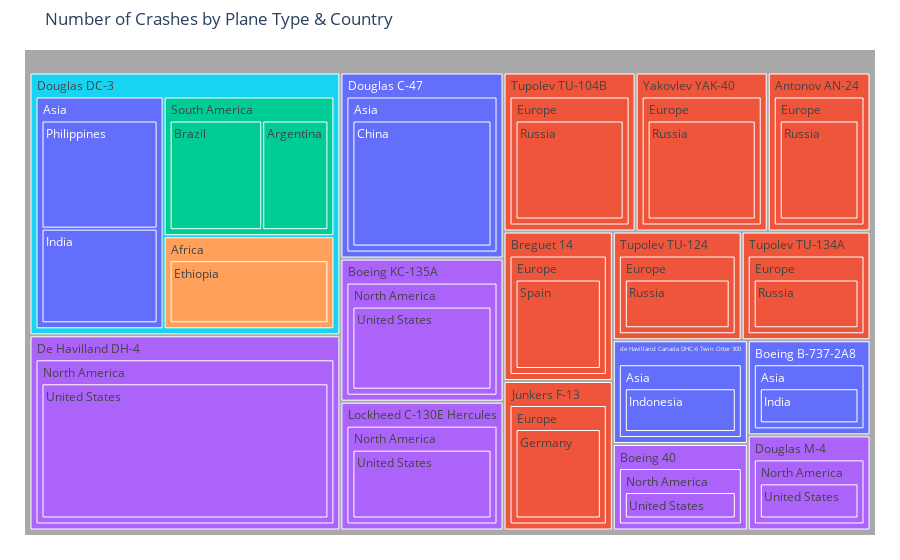

Notebook code for this chart:
### Code cell
fig = px.treemap(type_cont_count_crash, path=['Type', 'Continent' ,'Country'], values='Number of Crashes',
                  color='Continent', hover_data=['Operator'],color_continuous_scale='RdBu',
                  color_continuous_midpoint=np.average(type_cont_count_crash['Number of Crashes'], weights=type_cont_count_crash['Number of Crashes']),
                  title="Number of Crashes by Plane Type & Country")
fig.update_layout(margin = dict(t=50, l=25, r=25, b=25))
fig.update_traces(root_color="darkgrey")
fig.show()

### Figure 1 — Plotly figure (JSON) as saved in the notebook; plotly's stock layout.template omitted (floating-point values rounded to 4 significant figures)
{"data": [{"branchvalues": "total", "customdata": [["Indian Airlines", "Asia"], ["Aeroflot", "Europe"], ["Cruzeiro", "South America"], ["US Aerial Mail Service", "North America"], ["Merpati Nusantara Airlines", "Asia"], ["Aeroflot", "Europe"], ["Deutsche Lufthansa", "Europe"], ["Indian Airlines", "Asia"], ["Boeing Air Transport", "North America"], ["Aeropostale", "Europe"], ["Aeroflot", "Europe"], ["Aeroflot", "Europe"], ["Aeroflot", "Europe"], ["Military - U.S. Air Force", "North America"], ["Aerolineas Argentinas", "South America"], ["Ethiopian Airlines", "Africa"], ["China National Aviation Corporation", "Asia"], ["National Air Transport", "North America"], ["Philippine Air Lines", "Asia"], ["Military - U.S. Air Force", "North America"], ["Ethiopian Airlines", "Africa"], ["Indian Airlines", "Asia"], ["China National Aviation Corporation", "Asia"], ["(?)", "Asia"], ["Merpati Nusantara Airlines", "Asia"], ["Aeroflot", "Europe"], ["Aeropostale", "Europe"], ["Deutsche Lufthansa", "Europe"], ["Aeroflot", "Europe"], ["Aeroflot", "Europe"], ["Aeroflot", "Europe"], ["Aeroflot", "Europe"], ["Boeing Air Transport", "North America"], ["Military - U.S. Air Force", "North America"], ["US Aerial Mail Service", "North America"], ["National Air Transport", "North America"], ["Military - U.S. Air Force", "North America"], ["(?)", "South America"], ["Aeroflot", "Europe"], ["Boeing Air Transport", "North America"], ["Indian Airlines", "Asia"], ["Military - U.S. Air Force", "North America"], ["Aeropostale", "Europe"], ["US Aerial Mail Service", "North America"], ["China National Aviation Corporation", "Asia"], ["(?)", "(?)"], ["National Air Transport", "North America"], ["Deutsche Lufthansa", "Europe"], ["Military - U.S. Air Force", "North America"], ["Aeroflot", "Europe"], ["Aeroflot", "Europe"], ["Aeroflot", "Europe"], ["Aeroflot", "Europe"], ["Merpati Nusantara Airlines", "Asia"]], "domain": {"x": [0, 1], "y": [0, 1]}, "hovertemplate": "labels=%{label}<br>Number of Crashes=%{value}<br>parent=%{parent}<br>id=%{id}<br>Operator=%{customdata[0]}<br>Continent=%{customdata[1]}<extra></extra>", "ids": ["Douglas DC-3/Asia/India", "Antonov AN-24/Europe/Russia", "Douglas DC-3/South America/Brazil", "De Havilland DH-4/North America/United States", "de Havilland Canada DHC-6 Twin Otter 300/Asia/Indonesia", "Yakovlev YAK-40/Europe/Russia", "Junkers F-13/Europe/Germany", "Boeing B-737-2A8/Asia/India", "Boeing 40/North America/United States", "Breguet 14/Europe/Spain", "Tupolev TU-104B/Europe/Russia", "Tupolev TU-124/Europe/Russia", "Tupolev TU-134A/Europe/Russia", "Boeing KC-135A/North America/United States", "Douglas DC-3/South America/Argentina", "Douglas DC-3/Africa/Ethiopia", "Douglas C-47/Asia/China", "Douglas M-4/North America/United States", "Douglas DC-3/Asia/Philippines", "Lockheed C-130E Hercules/North America/United States", "Douglas DC-3/Africa", "Boeing B-737-2A8/Asia", "Douglas C-47/Asia", "Douglas DC-3/Asia", "de Havilland Canada DHC-6 Twin Otter 300/Asia", "Antonov AN-24/Europe", "Breguet 14/Europe", "Junkers F-13/Europe", "Tupolev TU-104B/Europe", "Tupolev TU-124/Europe", "Tupolev TU-134A/Europe", "Yakovlev YAK-40/Europe", "Boeing 40/North America", "Boeing KC-135A/North America", "De Havilland DH-4/North America", "Douglas M-4/North America", "Lockheed C-130E Hercules/North America", "Douglas DC-3/South America", "Antonov AN-24", "Boeing 40", "Boeing B-737-2A8", "Boeing KC-135A", "Breguet 14", "De Havilland DH-4", "Douglas C-47", "Douglas DC-3", "Douglas M-4", "Junkers F-13", "Lockheed C-130E Hercules", "Tupolev TU-104B", "Tupolev TU-124", "Tupolev TU-134A", "Yakovlev YAK-40", "de Havilland Canada DHC-6 Twin Otter 300"], "labels": ["India", "Russia", "Brazil", "United States", "Indonesia", "Russia", "Germany", "India", "United States", "Spain", "Russia", "Russia", "Russia", "United States", "Argentina", "Ethiopia", "China", "United States", "Philippines", "United States", "Africa", "Asia", "Asia", "Asia", "Asia", "Europe", "Europe", "Europe", "Europe", "Europe", "Europe", "Europe", "North America", "North America", "North America", "North America", "North America", "South America", "Antonov AN-24", "Boeing 40", "Boeing B-737-2A8", "Boeing KC-135A", "Breguet 14", "De Havilland DH-4", "Douglas C-47", "Douglas DC-3", "Douglas M-4", "Junkers F-13", "Lockheed C-130E Hercules", "Tupolev TU-104B", "Tupolev TU-124", "Tupolev TU-134A", "Yakovlev YAK-40", "de Havilland Canada DHC-6 Twin Otter 300"], "marker": {"colors": ["#636efa", "#EF553B", "#00cc96", "#ab63fa", "#636efa", "#EF553B", "#EF553B", "#636efa", "#ab63fa", "#EF553B", "#EF553B", "#EF553B", "#EF553B", "#ab63fa", "#00cc96", "#FFA15A", "#636efa", "#ab63fa", "#636efa", "#ab63fa", "#FFA15A", "#636efa", "#636efa", "#636efa", "#636efa", "#EF553B", "#EF553B", "#EF553B", "#EF553B", "#EF553B", "#EF553B", "#EF553B", "#ab63fa", "#ab63fa", "#ab63fa", "#ab63fa", "#ab63fa", "#00cc96", "#EF553B", "#ab63fa", "#636efa", "#ab63fa", "#EF553B", "#ab63fa", "#636efa", "#19d3f3", "#ab63fa", "#EF553B", "#ab63fa", "#EF553B", "#EF553B", "#EF553B", "#EF553B", "#636efa"]}, "name": "", "parents": ["Douglas DC-3/Asia", "Antonov AN-24/Europe", "Douglas DC-3/South America", "De Havilland DH-4/North America", "de Havilland Canada DHC-6 Twin Otter 300/Asia", "Yakovlev YAK-40/Europe", "Junkers F-13/Europe", "Boeing B-737-2A8/Asia", "Boeing 40/North America", "Breguet 14/Europe", "Tupolev TU-104B/Europe", "Tupolev TU-124/Europe", "Tupolev TU-134A/Europe", "Boeing KC-135A/North America", "Douglas DC-3/South America", "Douglas DC-3/Africa", "Douglas C-47/Asia", "Douglas M-4/North America", "Douglas DC-3/Asia", "Lockheed C-130E Hercules/North America", "Douglas DC-3", "Boeing B-737-2A8", "Douglas C-47", "Douglas DC-3", "de Havilland Canada DHC-6 Twin Otter 300", "Antonov AN-24", "Breguet 14", "Junkers F-13", "Tupolev TU-104B", "Tupolev TU-124", "Tupolev TU-134A", "Yakovlev YAK-40", "Boeing 40", "Boeing KC-135A", "De Havilland DH-4", "Douglas M-4", "Lockheed C-130E Hercules", "Douglas DC-3", "", "", "", "", "", "", "", "", "", "", "", "", "", "", "", ""], "root": {"color": "darkgrey"}, "type": "treemap", "values": [7, 7, 7, 26, 6, 9, 7, 5, 5, 7, 9, 6, 6, 10, 5, 8, 13, 5, 8, 9, 8, 5, 13, 15, 6, 7, 7, 7, 9, 6, 6, 9, 5, 10, 26, 5, 9, 12, 7, 5, 5, 10, 7, 26, 13, 35, 5, 7, 9, 9, 6, 6, 9, 6]}], "layout": {"legend": {"tracegroupgap": 0}, "margin": {"b": 25, "l": 25, "r": 25, "t": 50}, "title": {"text": "Number of Crashes by Plane Type & Country"}}}
